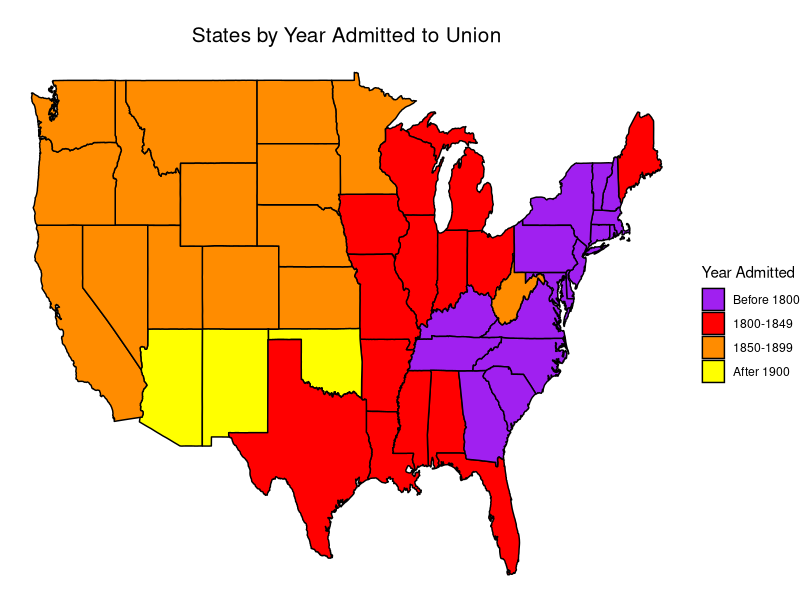
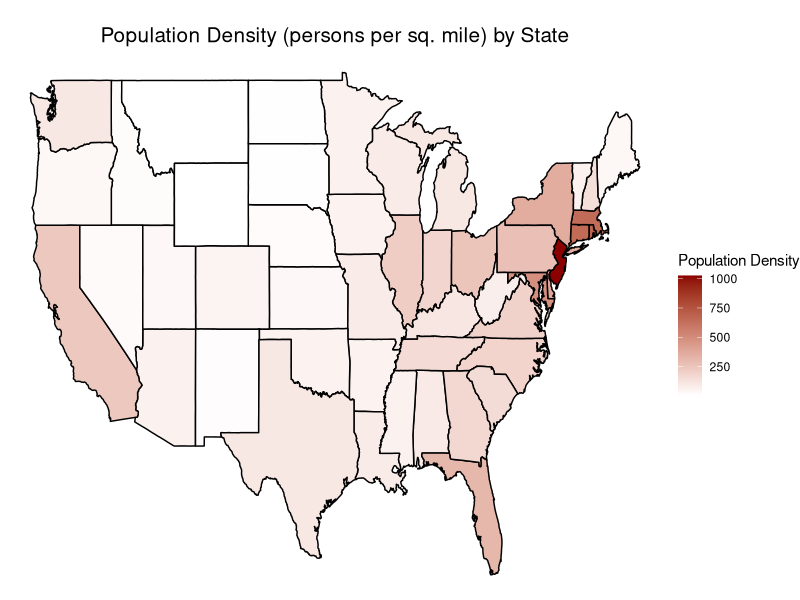
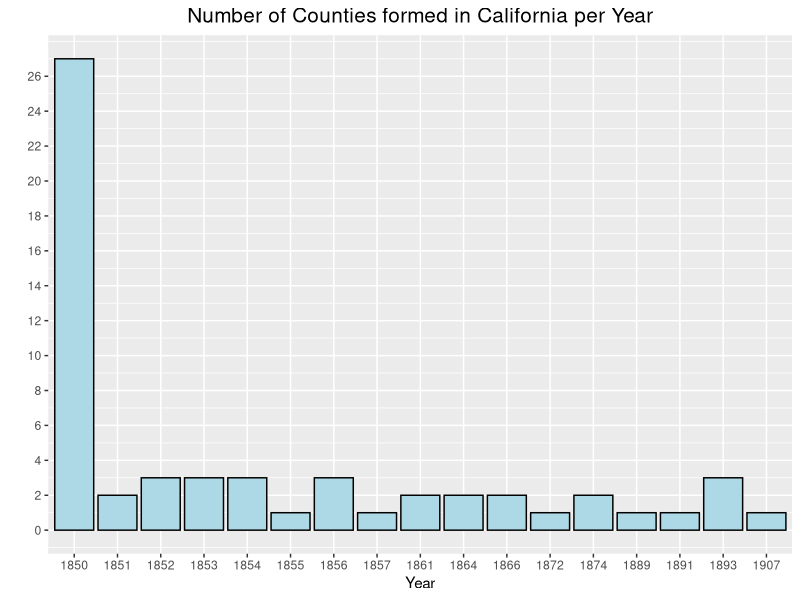
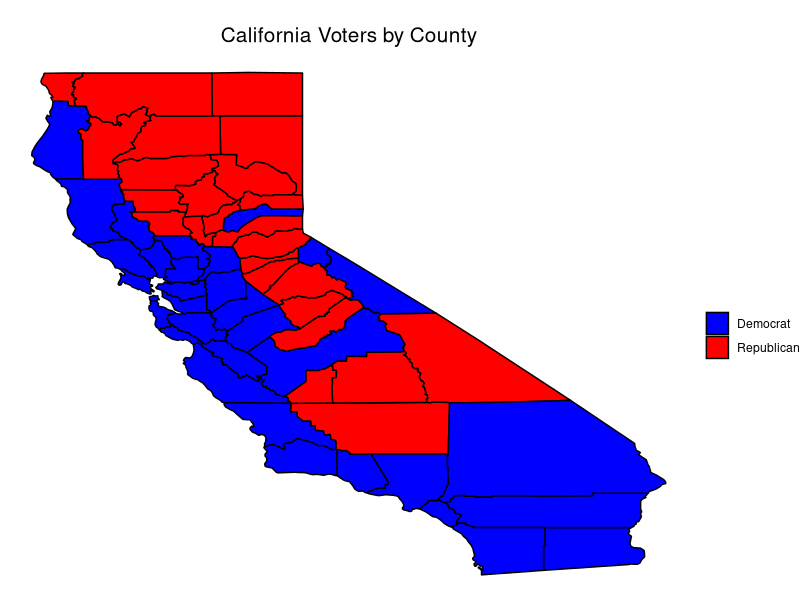

These figures' R source, in order:
## ---- chunk 1
knitr::opts_chunk$set(echo=FALSE, warning=FALSE, message=FALSE)
## ---- chunk 2
library(dplyr);library(lubridate);
library(maps);library(ggplot2)
## ---- chunk 3
data <- read.csv("states_data.csv")
## ---- chunk 4
ans1 <- data %>% 
  mutate(change = (estimate_2016-census_2010)/census_2010) %>% 
  arrange(-change) %>% 
  slice(1:5) %>% 
  dplyr::select(state)
## ---- chunk 5
data$admission_date <- mdy(data$admission_date)

data <- data %>% 
  mutate(
    month = month(admission_date,label=T,abbr=F),
    year = year(admission_date)
  )

ans2 <- data %>% 
  count(month) %>% 
  arrange(-n) %>% 
  slice(1) %>% 
  dplyr::select(month)
## ---- chunk 6
data$yeartiers <- ifelse(data$year<1800,"Before 1800",
                         ifelse(data$year<1850,"1800-1849",
                                ifelse(data$year<1900,"1850-1899","After 1900")))

states <- map_data("state")

data$state <- tolower(data$state)

states <- left_join(states,data, by = c("region"="state"))

states$yeartiers <- factor(states$yeartiers)

lev <- levels(states$yeartiers)

lev <- lev[c(4,1:3)]

states$yeartiers <- factor(states$yeartiers,levels = lev)

states %>% 
  filter(!is.na(yeartiers)) %>% 
  ggplot(aes(long,lat,group=group,fill=yeartiers,"Before 1800"))+
  geom_polygon(col = "black")+
  scale_fill_manual("Year Admitted", values = c("purple","red","darkorange","yellow"))+
  theme_void()+
  ggtitle("States by Year Admitted to Union")+
  theme(plot.title = element_text(hjust = 0.5, size = 15),
        plot.margin = unit(c(.5,0,0,0),"cm"))
## ---- chunk 7
states %>% 
  mutate(population_density = estimate_2016/total_area) %>% 
  ggplot(aes(long,lat,group=group,fill=population_density))+
  geom_polygon(col="black")+
  scale_fill_gradient("Population Density", low = "white", high = "darkred")+
  theme_void()+
  ggtitle("Population Density (persons per sq. mile) by State")+
  theme(plot.title = element_text(hjust = 0.5, size = 15),
        plot.margin = unit(c(.5,0,0,0),"cm"))
## ---- chunk 8
data <- read.csv("california_counties.csv")
## ---- chunk 9
data$date_formed <- ymd(data$date_formed)

data %>% 
  mutate(Year = year(date_formed)) %>% 
  ggplot(aes(factor(Year)))+
  geom_bar(col = "black", fill = "lightblue")+
  labs(title = "Number of Counties formed in California per Year",
       x = "Year", y = '')+
  scale_y_continuous(breaks=seq(0,27,2))+
  theme(plot.title = element_text(hjust = 0.5, size = 15))
## ---- chunk 10
data <- data %>% 
  mutate(percent_democrat = democrat/population)

ans5 <- data %>% 
  arrange(-percent_democrat) %>% 
  slice(1) %>% 
  dplyr::select(county)
## ---- chunk 11
california <- map_data("county") %>% 
  filter(region == "california")

data$county <- tolower(data$county)

data$repdem <- ifelse(data$democrat>data$republican,"Democrat","Republican")

california <- left_join(california,data, by=c("subregion"="county"))

ggplot(california, aes(long,lat,group=group,fill=repdem))+
  geom_polygon(col="black")+
  theme_void()+
  scale_fill_manual("",values=c("blue","red"))+
  ggtitle("California Voters by County")+
  theme(plot.title = element_text(hjust = 0.5, size = 15),
        plot.margin = unit(c(.5,0,0,0),"cm"))
